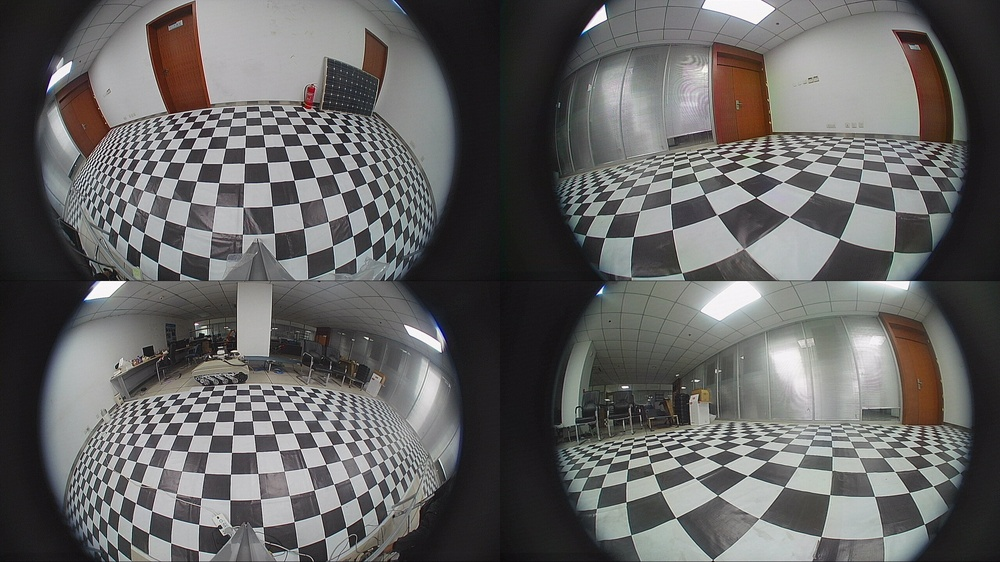
#> input picture src/final/frame.jpg, 1000 x 562 px, shrunk from 2560 x 1440 before the run, found by its file name
$ python fenge.py
#> lines starting #> are read from the running program, lines starting #| are printed output that depends on the picture
import cv2

# 读取四合一图片
img = cv2.imread('frame.jpg')
#> img is the input picture: shape (562, 1000, 3); mean B, G, R 99.7, 100.1, 100.8

# 获取四个小图像的宽和高
height, width, _ = img.shape
#> height = 562; width = 1000
h, w = height // 2, width // 2
#> h = 281; w = 500

# 将四合一图片等分成四个小图，并展示出来
for i in range(2):
    for j in range(2):
        x, y = j * w, i * h
        crop_img = img[y:y + h, x:x + w]
        cv2.imshow("crop_{}{}".format(i, j), crop_img)
        cv2.imwrite("./crop_{}{}.jpg".format(i, j), crop_img)
        print(crop_img.shape)
#> this loop made 2 passes
#> pass 1, `cv2.imshow("crop_{}{}".format(i, j), crop_img)`:
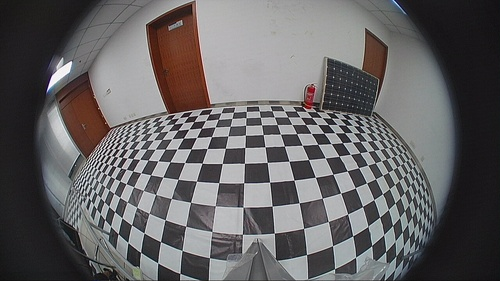
#> window 'crop_00': shape (281, 500, 3); mean B, G, R 99.6, 98.6, 100.7
#> pass 1, `cv2.imshow("crop_{}{}".format(i, j), crop_img)`:
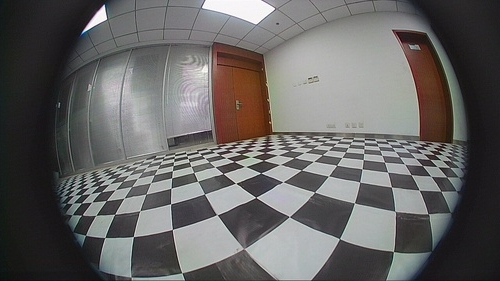
#> window 'crop_01': shape (281, 500, 3); mean B, G, R 99.2, 100.3, 101.7
#> pass 2, `cv2.imshow("crop_{}{}".format(i, j), crop_img)`:
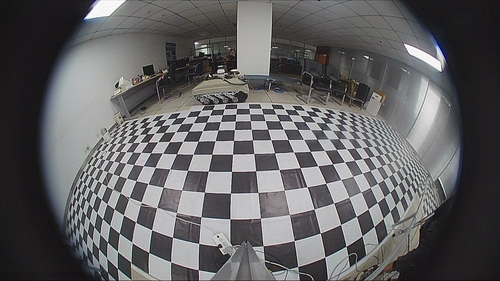
#> window 'crop_10': shape (281, 500, 3); mean B, G, R 98.8, 97.4, 98
#> pass 2, `cv2.imshow("crop_{}{}".format(i, j), crop_img)`:
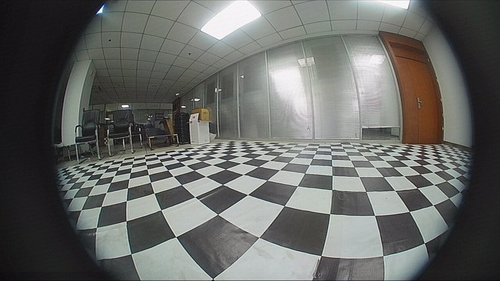
#> window 'crop_11': shape (281, 500, 3); mean B, G, R 101.2, 104.1, 102.7

cv2.waitKey(0)
cv2.destroyAllWindows()
